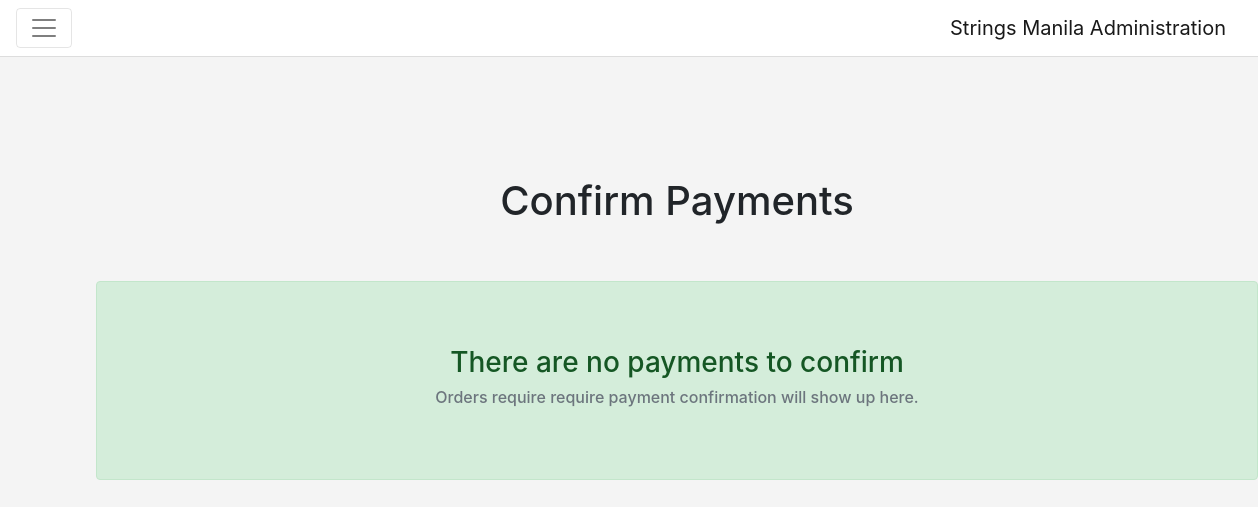
Page /entity-management/confirm-payments/ (signed in) on the earlier database version.
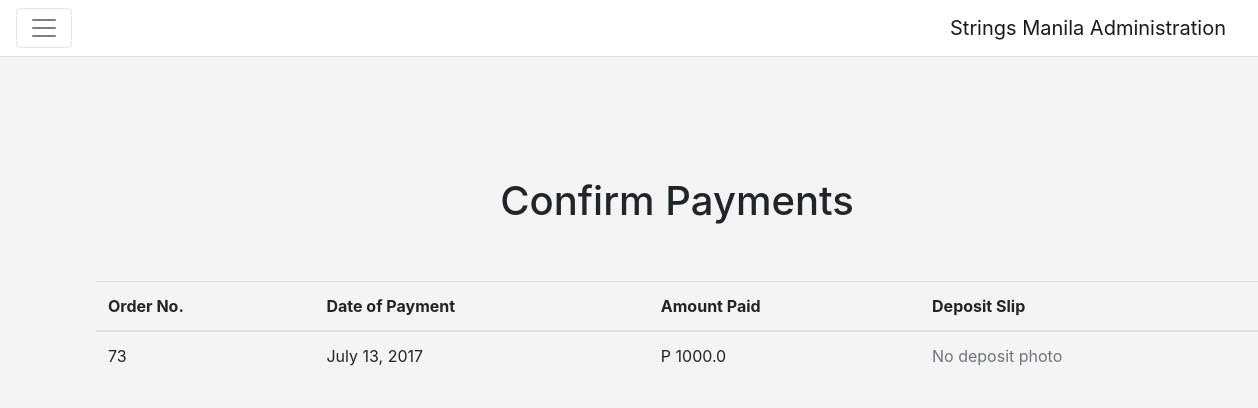
Same page on the later database version.
### order_management/models.py (models this page shows, shortened)
class Order(Model):
    ORDER_STATUSES = (
        ('P', 'Pending'),
        ('A', 'Processing'),
        ('S', 'Shipped'),
        ('C', 'Cancelled')
    )
    date_ordered = DateTimeField(auto_now=True)
    customer = ForeignKey(Customer, on_delete=CASCADE)
    status = CharField(max_length=2, choices=ORDER_STATUSES, default='P')
    customer_deposit_photo = FileField(blank=True, null=True, default=None)
    customer_payment_date = DateField(null=True, blank=True, default=None)
    payment_verified = BooleanField(default=False)
    queue_id = CharField(null=True, max_length=64)
    @property
    def total_price(self):
        order_items = self.orderlineitems_set.all()
        total_price = 0.00
        for order_item in order_items:
            total_price += float(order_item.line_price)
        return total_price

class OrderLineItems(Model):
    product = ForeignKey(Product, on_delete=CASCADE)
    quantity = PositiveIntegerField()
    parent_order = ForeignKey(Order, on_delete=CASCADE)
    @property
    def line_price(self):
        date_ordered = self.parent_order.date_ordered
        price = self.product.price_for_date(date=date_ordered)
        return float(price) * float(self.quantity)

### entity_management/models.py (models this page shows, shortened)
class Product(Model):
    name = CharField(max_length=64)
    description = CharField(max_length=256)
    photo = FileField(null=True, blank=True, default="/static/images/product.png")
    stall = ForeignKey(Stall, on_delete=CASCADE)
    quantity = PositiveIntegerField(default=0)
    is_active = BooleanField(default=True)
    def price_for_date(self, date):
        price_histories = self.pricehistory_set.filter(effective_from__lte=date).order_by("-effective_from")
        return price_histories[0].price

class PriceHistory(Model):
    product = ForeignKey(Product)
    price = DecimalField(decimal_places=2, max_digits=10)
    effective_from = DateTimeField(auto_now_add=True)

### entity_management/views.py (the view)
class ConfirmPaymentsView(View):
    @staticmethod
    @login_required
    @admin_required
    def get(request):
        context = make_context(request)
        orders_to_confirm = Order.objects.filter(status="A").filter(payment_verified=False)
        context["orders_to_confirm"] = orders_to_confirm
        return render(request, 'confirm_payments.html', context)

### entity_management/views.py (called while the page is built, shortened)
def make_context(request, active_stall=None, include_stalls_and_products=False):
    username = request.user.username
    context = {
        "username": username
    }
    return context

### templates/confirm_payments.html (shortened to what this page needs)
<!DOCTYPE html>
<html lang="en">
<head>
    {% include 'bootstrap.html' %}
    {% load static %}
    <link rel="stylesheet" href="{% static 'css/entity_management.css' %}">
    <link rel="stylesheet" href="{% static 'css/general.css' %}">
</head>
<body class="bg-faded">
{% include 'entity_nav.html' %}
<div class="container-fluid m-5 p-5">
    <h1 class="text-center p-4">Confirm Payments</h1>
    <br>
    {% if orders_to_confirm %}
        <table class="table table-hover">
            <thead>
            <tr>
                <th>Order No.</th>
                <th>Date of Payment</th>
                <th>Amount Paid</th>
                <th>Deposit Slip</th>
            </tr>
            </thead>
            <tbody>
            {% for order in orders_to_confirm %}
                <tr class="clickable-row" data-toggle="modal" data-target="#{{ order.id }}-details">
                    <td>{{ order.id }}</td>
                    <td>{{ order.customer_payment_date }}</td>
                    <td>P {{ order.total_price }}</td>
                    {% if order.customer_deposit_photo %}
                        <td><a class="btn btn-primary" href="{{ order.customer_deposit_photo.url }}" target="_blank">View
                            Photo</a></td>
                    {% else %}
                        <td class="text-muted">No deposit photo</td>
                    {% endif %}
                </tr>
            {% endfor %}
            </tbody>
        </table>
    {% else %}
        <div class="container-fluid alert alert-success p-5 text-center">
            <h3 class="mb-2 pt-3">There are no payments to confirm</h3>
            <h6 class="text-muted pb-3">Orders require require payment confirmation will show up here.</h6>
        </div>
    {% endif %}
</div>
</body>
</html>

Differences in the rows shown:
added Order: id "73", customer_payment_date "July 13, 2017", total_price "1000.0", customer_deposit_photo "No deposit photo"
Other differences:
text no longer shown: "There are no payments to confirm Orders require require payment confirmation will show up here."
text now shown: "Order No. Date of Payment Amount Paid Deposit Slip"
